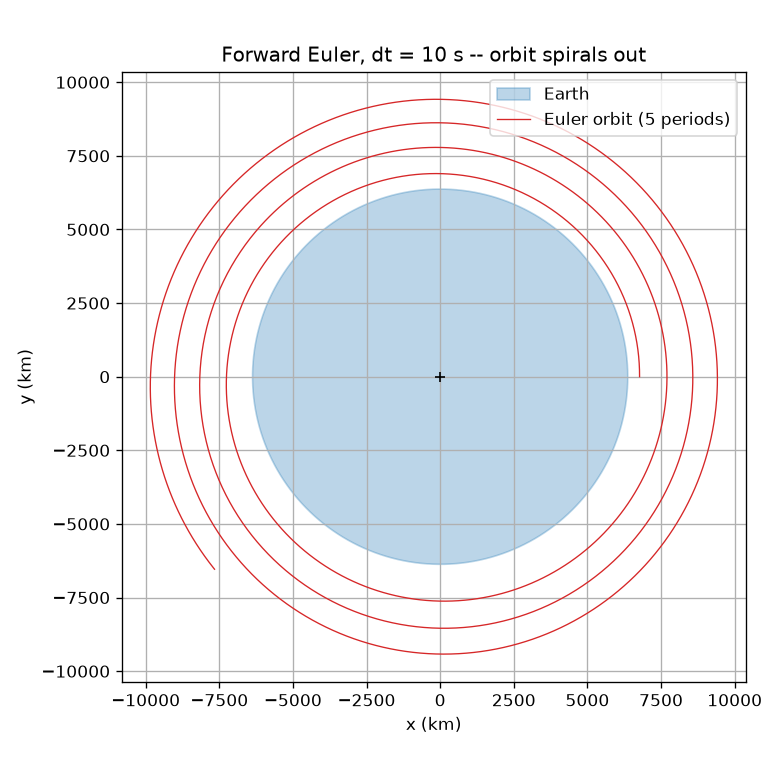

Source code (Python):
"""Module 2 -- circular low-Earth orbit, integrated with forward Euler.

Initial system
    mu_E = 3.986004418e14 m^3/s^2      (Earth gravitational parameter)
    R_E  = 6.371e6 m                   (Earth radius)
    h    = 400 km                      (satellite altitude)
    r0   = R_E + h

Required circular speed -- derived, not looked up.
For a circular orbit the gravitational acceleration supplies exactly the
centripetal acceleration:

    v^2 / r = mu / r^2        ->        v = sqrt(mu / r)

Architecture mirrors Module 1: model (dynamics) / integrator (euler_step) /
driver (simulate). Only the model is new -- 2-D inverse-square gravity.

State:  x = [rx, ry, vx, vy]     (planar, Earth at the origin)
        r_dot = v
        v_dot = -mu * r / |r|^3
"""

import numpy as np
import matplotlib.pyplot as plt


# ---------------------------------------------------------------------------
# Constants
# ---------------------------------------------------------------------------
MU_EARTH = 3.986004418e14   # m^3/s^2
R_EARTH = 6.371e6           # m
ALTITUDE = 400e3            # m
R0 = R_EARTH + ALTITUDE     # m, initial orbital radius


# ---------------------------------------------------------------------------
# Model
# ---------------------------------------------------------------------------
def circular_speed(mu, r):
    """Circular orbital speed from v^2/r = mu/r^2  ->  v = sqrt(mu/r)."""
    return np.sqrt(mu / r)


def dynamics(state, t, mu=MU_EARTH):
    """x_dot = [vx, vy, ax, ay] for inverse-square gravity toward the origin."""
    r = state[:2]
    v = state[2:]
    dist = np.hypot(*r)
    acc = -mu * r / dist ** 3
    return np.concatenate([v, acc])


def orbital_period(mu, a):
    """Keplerian period T = 2 pi sqrt(a^3 / mu)."""
    return 2.0 * np.pi * np.sqrt(a ** 3 / mu)


# ---------------------------------------------------------------------------
# Integrator
# ---------------------------------------------------------------------------
def euler_step(f, state, t, dt):
    """One explicit (forward) Euler step of x_dot = f(x, t)."""
    return state + dt * f(state, t)


# ---------------------------------------------------------------------------
# Driver
# ---------------------------------------------------------------------------
def simulate(state0, dt, t_max, step=euler_step, f=dynamics):
    """Fixed-step propagation. Returns times (N,) and states (N, 4)."""
    n = int(round(t_max / dt))
    times = np.linspace(0.0, n * dt, n + 1)
    states = np.empty((n + 1, len(state0)))
    states[0] = state0
    for k in range(n):
        states[k + 1] = step(f, states[k], times[k], dt)
    return times, states


# ---------------------------------------------------------------------------
# Diagnostics
# ---------------------------------------------------------------------------
def radius(states):
    return np.hypot(states[:, 0], states[:, 1])


def specific_energy(states, mu=MU_EARTH):
    """epsilon = v^2/2 - mu/r  (energy per unit mass); constant for a real orbit."""
    r = radius(states)
    speed2 = states[:, 2] ** 2 + states[:, 3] ** 2
    return 0.5 * speed2 - mu / r


# ---------------------------------------------------------------------------
# Run
# ---------------------------------------------------------------------------
DT = 10.0          # s
N_ORBITS = 5


def main():
    v_circ = circular_speed(MU_EARTH, R0)
    T = orbital_period(MU_EARTH, R0)

    state0 = np.array([R0, 0.0, 0.0, v_circ])
    times, states = simulate(state0, DT, N_ORBITS * T)

    r = radius(states)
    eps = specific_energy(states)

    print("=" * 68)
    print("CIRCULAR LOW-EARTH ORBIT  --  forward Euler")
    print("=" * 68)
    print(f"Altitude h                 : {ALTITUDE/1e3:8.1f} km")
    print(f"Orbital radius r0 = R_E + h : {R0/1e3:8.1f} km")
    print()
    print("Required circular speed, derived from  v^2/r = mu/r^2 :")
    print(f"    v = sqrt(mu / r0)      = {v_circ:8.2f} m/s   ({v_circ/1e3:.3f} km/s)")
    print(f"Orbital period  T = 2*pi*sqrt(r0^3/mu) = {T:8.1f} s   ({T/60:.1f} min)")
    print(f"Integrated {N_ORBITS} orbits at dt = {DT:.0f} s  "
          f"({len(times)-1} steps).")
    print()
    print("DIAGNOSTIC -- a real circular orbit keeps r and epsilon constant:")
    print(f"    radius   : start {r[0]/1e3:9.1f} km   end {r[-1]/1e3:9.1f} km   "
          f"change {(r[-1]-r[0])/1e3:+.1f} km")
    print(f"    epsilon  : start {eps[0]:12.1f}   end {eps[-1]:12.1f}   J/kg   "
          f"change {abs((eps[-1]-eps[0])/eps[0])*100:.1f} %")
    print("    (epsilon is negative = bound; it rises toward 0 here, so the")
    print("     satellite is being handed energy it should never receive.)")
    print()
    print("Forward Euler injects energy every step, so the orbit spirals")
    print("outward instead of closing on itself. The method is stable enough")
    print("to run but not accurate enough to trust -- that is why the next")
    print("file switches to RK4, and orbital_energy.py makes the drift the")
    print("headline result rather than a footnote.")
    print("=" * 68)

    fig, ax = plt.subplots(figsize=(6.5, 6.5))
    theta = np.linspace(0, 2 * np.pi, 200)
    ax.fill(R_EARTH / 1e3 * np.cos(theta), R_EARTH / 1e3 * np.sin(theta),
            color="tab:blue", alpha=0.3, label="Earth")
    ax.plot(states[:, 0] / 1e3, states[:, 1] / 1e3, lw=0.8, color="tab:red",
            label=f"Euler orbit ({N_ORBITS} periods)")
    ax.plot(0, 0, "+", color="k")
    ax.set_aspect("equal")
    ax.set_xlabel("x (km)")
    ax.set_ylabel("y (km)")
    ax.set_title(f"Forward Euler, dt = {DT:.0f} s -- orbit spirals out")
    ax.grid(True)
    ax.legend(loc="upper right")
    fig.tight_layout()
    fig.savefig("orbit_euler.png", dpi=120)


if __name__ == "__main__":
    main()
    plt.show()
